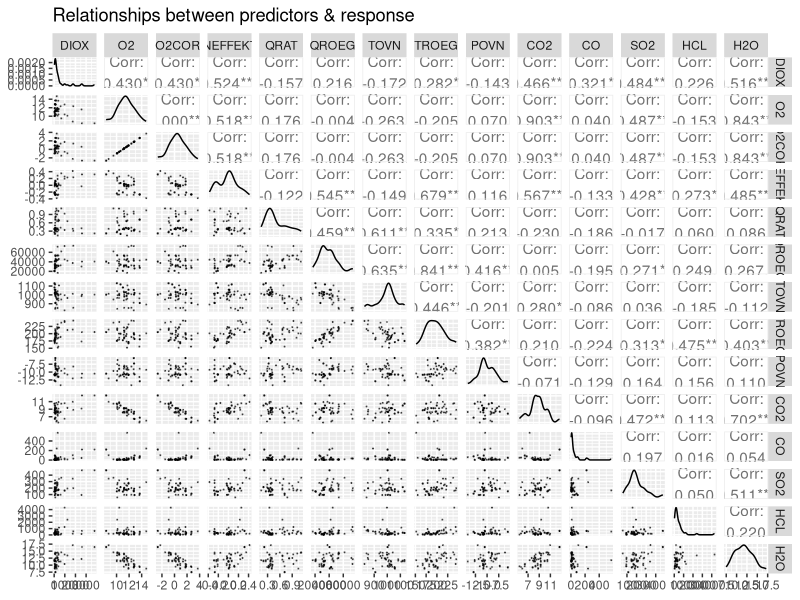
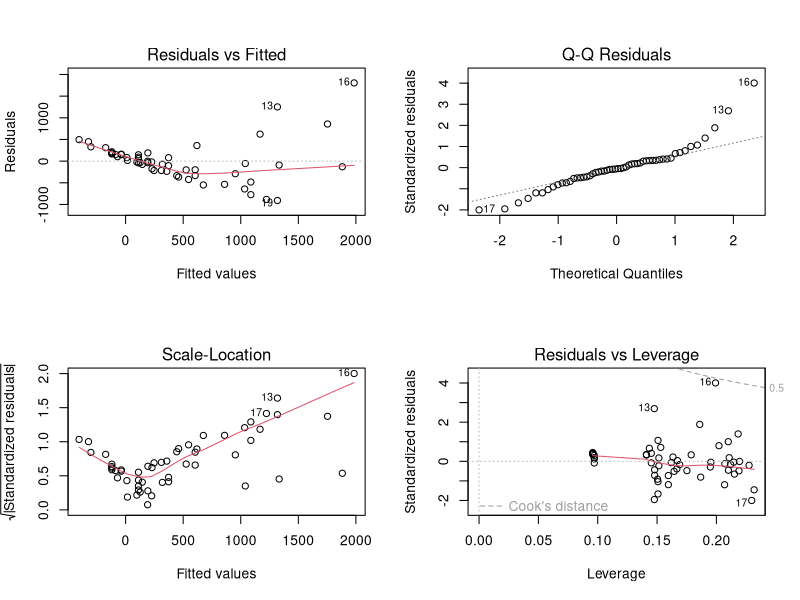
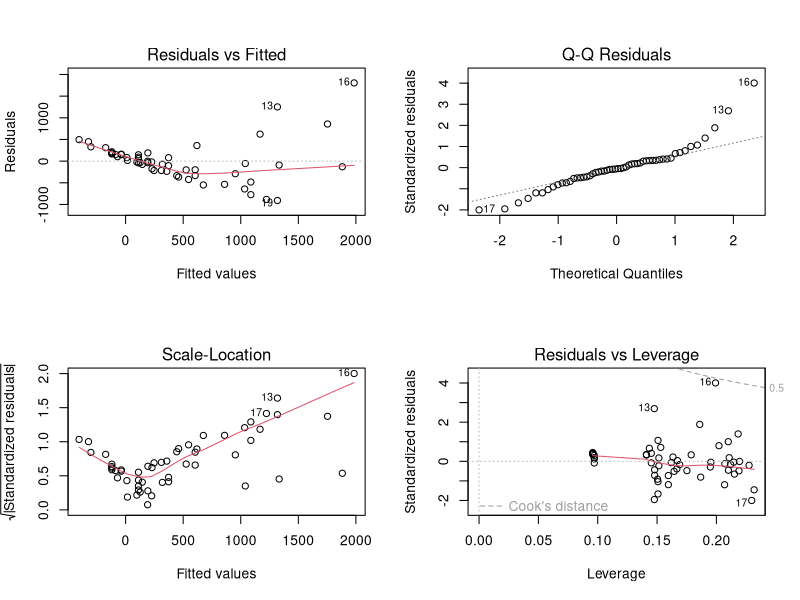
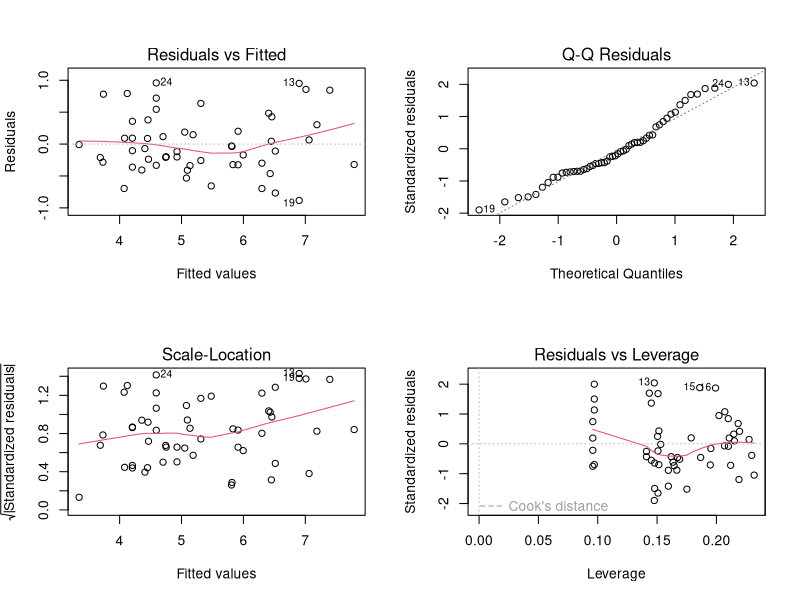

Recreate these plots in R, in order. (Note: this script raises an error after producing the figures.)
### Load libraries
rm(list=ls())
library( GGally)
library(car)
library(caret)
library(nlme)

### Load data and check data types
dat = read.csv("dioxin.csv", header = TRUE, sep = ",")
print(sapply(dat, typeof))

# Convert categorical variables to factor variables
dat <- as.data.frame(unclass(dat), stringsAsFactors = TRUE)
dat$TIME = as.factor(dat$TIME)

# Fill in the two NA PRSEK values
dat$PRSEK[15:16] = c("L","L")

# Remove remaining observations with NA values and check that
# data has been altered as expected
print(dim(dat))
print(sum(is.na(dat)))
dat <- na.omit(dat)
print(dim(dat))
print(sum(is.na(dat)))
print(sapply(dat, typeof))
attach(dat)

### Deprecated KNN fill-in of NA values
# m = colMeans(data[c(1:2,9:21)], na.rm = T)
# std = sapply(data[,c(1:2,9:21)],sd, na.rm = T)
# preproc = preProcess(data, method = "knnImpute")
# dat = predict(preproc, data)
# dat$PRSEK[15:16] = c("L","L")
# sum(is.na(dat))
# m = unname(m)
# std = unname(std)
# rep.row<-function(x,n){
#   matrix(rep(x,each=n),nrow=n)
# }
# m = rep.row(m, 57)
# std = rep.row(std, 57)
# dat[,c(1:2,9:21)] = dat[,c(1:2,9:21)]*std + m


### EXERCISE 1 (Not complete in this script)
# Plot predictors and response
ggpairs(data = dat, columns = c(2,9:21), title ="Relationships between predictors & response",
       lower = list(continuous=wrap("points", alpha = 0.5, size=0.1)))


### EXERCISE 2
# Fit initial model
mod_1 = lm(DIOX ~ PLANT + TIME + LAB + LOAD + OXYGEN + PRSEK, data = dat)
summary(mod_1)
par(mfrow=c(2,2))
plot(mod_1)


#saveFig <- TRUE
#if(saveFig == TRUE){pdf("log_MODEL1_residuals.pdf", width = 10*0.8, height = 6*0.8)}
#plot(mod_1)
#if(saveFig == TRUE){dev.off()}
#saveFig <- FALSE

######################################################################
# Issues with NA parameter estimates due to singularities ->
# Investigate colinearity with the alias function
alias(mod_1)

# Colinearity between LOADN and OXYGENN/PRSEKN.
# One possible reason: Observations with identical explanatory variables but
#                      different response values due to the limited amount of
#                      variables considered
# Solution: Remove observations with identical explanatory variables
# (Reconsider if this is necessary or even "correct" to do)
dat_2 <- dat[c("DIOX", "PLANT", "TIME", "LAB", "LOAD", "OXYGEN", "PRSEK")]
dat_2 <- dat_2[!duplicated(dat_2[c("PLANT", "TIME", "LAB", "LOAD", "OXYGEN", "PRSEK")]), ]
mod_2 <- lm(DIOX ~ PLANT + TIME + LAB + LOAD + OXYGEN + PRSEK, data = dat_2)
summary(mod_2)
alias(mod_2)
######################################################################
# Issue is still present because LOAD, PRSEK and OXYGEN are always N at
# the same time - meaning they are perfectly colinear.
# Solution: Ignore it as the LOADN variable takes care of it?

par(mfrow=c(2,2))
plot(mod_1)
#bad model, studentized residuals are monotone
#based on the plots, we try a log-transform on DIOX
mod_1_tr = lm(log(DIOX) ~ PLANT + TIME + LAB   + OXYGEN +LOAD+ PRSEK, data = dat)
summary(mod_1_tr)
par(mfrow=c(2,2))
plot(mod_1_tr)

saveFig <- TRUE
if(saveFig == TRUE){pdf("log_MODEL1_residuals.pdf", width = 10*0.8, height = 10*0.8)}
par(mfrow=c(2,2))
plot(mod_1_tr)
if(saveFig == TRUE){dev.off()}
saveFig <- FALSE


#anova(mod_1_tr) ## Type I
Anova(mod_1_tr,type="II")
#drop1(mod_1_tr,test="F")
fit1 <- update(mod_1_tr,.~.-PRSEK)
#drop1(fit1,test="F")
Anova(fit1,type="II")
summary(fit1)

saveFig <- TRUE
if(saveFig == TRUE){pdf("finalMODEL1_residuals.pdf", width = 10*0.8, height = 10*0.8)}
par(mfrow=c(2,2))
plot(fit1)

anova(mod_1_tr, fit1) #same result that we got in model reduction

confint(fit1)

save(fit1, file = 'model_ex2.rds')
#### END OF 2


## START OF 3
mod_1 = lm(DIOX ~ PLANT + TIME + LAB +  O2COR + NEFFEKT + QRAT, data = dat)
par(mfrow=c(2,2))
plot(mod_1)

saveFig <- TRUE
if(saveFig == TRUE){pdf("finalMODEL2_residuals.pdf", width = 10*0.8, height = 10*0.8)}
par(mfrow=c(2,2))
plot(mod_2rev)
if(saveFig == TRUE){dev.off()}
saveFig <- FALSE

mod_1rev = lm(log(DIOX) ~ PLANT + TIME + LAB +  O2COR + NEFFEKT + QRAT, data = dat)
summary(mod_1rev)
par(mfrow=c(2,2))
plot(mod_1rev)
#anova(mod_1rev) ## Type I
Anova(mod_1rev,type="II")
#drop1(mod_1rev,test="F")
mod_2rev <- update(mod_1rev,.~.-QRAT)
#drop1(mod_2rev,test="F")
Anova(mod_2rev,type="II")
summary(mod_2rev)
par(mfrow=c(2,2))
plot(mod_2rev)
save(mod_2rev, file="model_ex3.rds")

mod_2rev
### END OF 3

### START OF 4
attach(dat)
new_data = data.frame(PLANT = factor("RENO_N", levels = levels(PLANT)), TIME = factor("1", levels = levels(TIME)), LAB = factor("KK", levels = levels(LAB)),O2COR =c(0.5), NEFFEKT = c(-0.01))
diox_pred = predict(mod_2rev, newdata = new_data, interval = "confidence", se = TRUE)
diox_pred$fit
#should we talk about that (DIFFERENCE WITH AKAIKE)
### END OF 4

### START OF 5
# REDUCE NEFFEKT

### END OF 5


### START OF 6

#CONSIDERATIONS
#ANOVA FOR FUN

### END OF 6

### START OF 7




##
dev.new()
#Complete model

mod = lm(log(DIOX) ~ PLANT + TIME + LAB  #BLOCKS
         + O2COR + NEFFEKT + QRAT #ACTIVE
         + QROEG + TOVN + TROEG + POVN + CO2 + CO + SO2 + HCL + H2O #PASSIVE
         + PLANT:O2COR #INTERACTION PLANT O2
         + O2COR:CO2 + O2COR:H2O #INTERACTION O2 PASSIVE
         + TROEG:QROEG + CO2:H2O + QROEG:TOVN #INTERATION PASSIVE
         , data = dat)
summary(mod)

saveFig<- TRUE
if(saveFig == TRUE){pdf("MODEL7_UNREDUCED.pdf", width = 10*0.8, height = 10*0.8)}
par(mfrow=c(2,2))
plot(mod)
if(saveFig == TRUE){dev.off()}
Anova(mod,type="II")
drop1(mod,test="F")
mod2 <- update(mod,.~.-POVN)
drop1(mod2,test="F")
mod3 <- update(mod2,.~.-QRAT)
drop1(mod3,test="F")
mod4 <- update(mod3,.~.-CO)
drop1(mod4,test="F")
mod5 <- update(mod4,.~.-PLANT:O2COR)
drop1(mod5,test="F")
mod6 <- update(mod5,.~.-QROEG:TOVN)
drop1(mod6,test="F")
mod7 <- update(mod6,.~.-QROEG:TROEG)
drop1(mod7,test="F")
mod8 <- update(mod7,.~.-QROEG)
drop1(mod8,test="F")
mod9 <- update(mod8,.~.-TROEG)
drop1(mod9,test="F")
mod10 <- update(mod9,.~.-TOVN)
drop1(mod10,test="F")
mod11 <- update(mod10,.~.-O2COR:H2O)
drop1(mod11,test="F")
mod12 <- update(mod11,.~.-O2COR:CO2)
drop1(mod12,test="F")
mod13 <- update(mod12,.~.-CO2:H2O)
drop1(mod13,test="F")
mod14 <- update(mod13,.~.-H2O)
drop1(mod14,test="F")
mod15 <- update(mod14,.~.-CO2)
drop1(mod15,test="F")
summary(mod15)
if(saveFig == TRUE){pdf("MODEL7_REDUCED.pdf", width = 10*0.8, height = 10*0.8)}
par(mfrow=c(2,2))
plot(mod15)
if(saveFig == TRUE){dev.off()}
anova(mod, mod15)
hist( mod15$residuals, 10, probability = TRUE, col = 'lavender', main = 'residuals' )
X = model.matrix( mod15)
lev = hat(X)
p = mod15$rank;
n = length(DIOX);
plot( mod13$fitted.values, lev, ylab = "Leverages", main = "Plot of Leverages",
      pch = 16, col = 'black' )
abline( h = 2 * p/n, lty = 2, col = 'red' )
watchout_points_lev = lev[ which( lev > 2 * p/n ) ]
watchout_ids_lev = seq_along( lev )[ which( lev > 2 * p/n ) ]
points( mod$fitted.values[ watchout_ids_lev ], watchout_points_lev, col = 'red', pch = 16 )

# RESIDUAL ANALYSIS
gs = summary(mod13)
res_std = mod13$residuals/sd(DIOX)
watchout_ids_rstd = which( abs( res_std ) > 2 )
watchout_rstd = res_std[ watchout_ids_rstd ]
watchout_rstd
plot( mod13$fitted.values, res_std, ylab = "Standardized Residuals", main = "Standardized Residuals" )
abline( h = c(-2,2), lty = 2, col = 'orange' )
points( mod13$fitted.values[watchout_ids_rstd],
        res_std[watchout_ids_rstd], col = 'red', pch = 16 )
points( mod13$fitted.values[watchout_ids_lev],
        res_std[watchout_ids_lev], col = 'orange', pch = 16 )
legend('topright', col = c('red','orange'),
       c('Standardized Residuals', 'Leverages'), pch = rep( 16, 2 ), bty = 'n' )
# Studentized residuals
stud = rstudent( mod13 )
watchout_ids_stud = which( abs( stud ) > 2 )
watchout_stud = stud[ watchout_ids_stud ]
plot( mod13$fitted.values, stud, ylab = "Studentized Residuals", main = "Studentized Residuals", pch = 16 )
points( mod13$fitted.values[watchout_ids_stud],
        stud[watchout_ids_stud], col = 'pink', pch = 16 )
points( mod13$fitted.values[watchout_ids_lev],
        stud[watchout_ids_lev], col = 'orange', pch = 16 )
abline( h = c(-2,2), lty = 2, col = 'orange' )
legend('topright', col = c('pink','orange'),
       c('Studentized Residual', 'Leverages'), pch = rep( 16, 3 ), bty = 'n' )

# Cook Distance
Cdist = cooks.distance( mod13 )
watchout_ids_Cdist = which( Cdist > 4/(n-p) )
watchout_Cdist = Cdist[ watchout_ids_Cdist ]
watchout_Cdist
if(saveFig == TRUE){pdf("Influ.pdf", width = 10*0.8, height = 10*0.8)}
par( mfrow = c( 1, 3 ) )
plot( mod13$fitted.values, Cdist, pch = 16, xlab = 'Fitted values',
      ylab = 'Cooks Distance', main = 'Cooks Distance' )
points( mod13$fitted.values[ watchout_ids_Cdist ], Cdist[ watchout_ids_Cdist ],
        col = 'green', pch = 16 )
plot( mod13$fitted.values, stud, pch = 16, xlab = 'Fitted values',
      ylab = 'Studentized Residuals', main = 'Studentized Residuals' )
points( mod13$fitted.values[ watchout_ids_stud ], stud[ watchout_ids_stud ],
        col = 'pink', pch = 16 )
plot( mod13$fitted.values, lev, pch = 16, xlab = 'Fitted values',
      ylab = 'Leverages', main = 'Leverages' )

points( mod13$fitted.values[ watchout_ids_lev ], lev[ watchout_ids_lev ],
        col = 'orange', pch = 16 )
if(saveFig == TRUE){dev.off()}

id_to_keep = !( 1:n %in% watchout_ids_Cdist )
gl = lm( log(DIOX) ~ PLANT + TIME + LAB + NEFFEKT +  SO2 + HCL + H2O, dat[ id_to_keep, ] )
summary( gl )
par(mfrow=c(2,2))
plot(gl)

summary(mod15)

#the improvement obtained not considering the points violating the CookDistance 
# "boundary" is not worth it. We had a good model even before.

attach(dat)

yhat = predict(mod15,dat, type = "response")

V = varIdent(form = ~1|LAB)
mo = gls(log(DIOX) ~ PLANT + TIME + LAB + O2COR + NEFFEKT + SO2 + HCL, data = dat,
    weights = V, method = "ML")
intervals(mo)
summary(mod15)
summary(mo)

l<-function(sigma){
  v = as.numeric(dat$LAB=="KK")
  v[dat$LAB=="KK"] = sigma[1]
  v[dat$LAB!="KK"] = sigma[2]
  
  -sum(dnorm(log(dat$DIOX), yhat, v, log = T))
}

nlminb(c(1,4), l, lower=c(0, 0), upper=c(Inf, Inf))
logLik(mod15)


# BONUS---> REDUCE MODEL WITH AIC/BIC
modela = step( mod, direction = "backward" , k = 2, trace = T);
summary(modela) #0.8861 r SQ
drop1(modela, test = "F")
modelb = step( mod, direction = "backward" , k = log(n), trace = T);
summary(modelb) #0.8744
drop1(modelb, test = "F")
summary(mod15) #0.8596
anova(modela, modelb, mod15) 
#our model is significantly different than the ones obtained with AIC/BIC
#when it comes to anova test (nested models)
#But R^2 is not that different


### END OF 7
